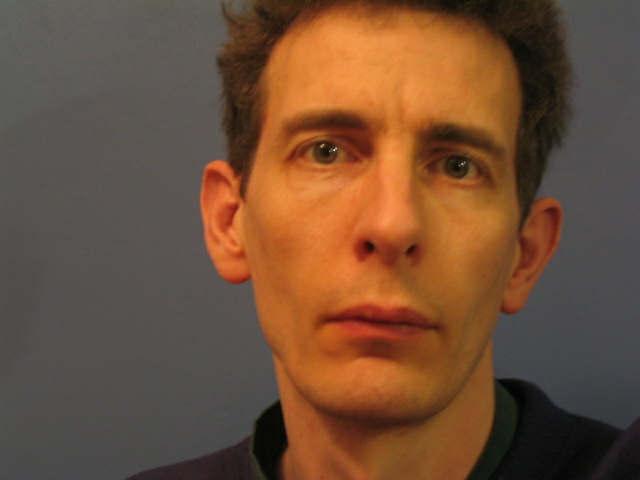
#> input picture example/107_0764.bmp, 640 x 480 px
$ python example.py   (Python 2 division)
#> lines starting #> are read from the running program, lines starting #| are printed output that depends on the picture
import sys
sys.path.append('..')
import pwa
import cv2
import numpy as np
import matplotlib.delaunay as triang

def delaunay(vector):
    tri = triang.delaunay(vector[:, 0], vector[:, 1])[2]
    return tri

def loadMarkup(markupFile):
    with open(markupFile) as muf:
        strings = muf.read().split("\n")
        coords = [tuple(string.split(" ")[1:]) for string in strings if len(string) > 0]
        result = [(float(x), float(y)) for (x, y) in coords]
        return np.array(result)

if __name__ == "__main__":
    imgIn = cv2.imread("107_0764.bmp")
#> imgIn is the input picture: shape (480, 640, 3); mean B, G, R 57, 79.2, 111.2
    imgIn = cv2.cvtColor(imgIn, cv2.COLOR_BGR2GRAY)
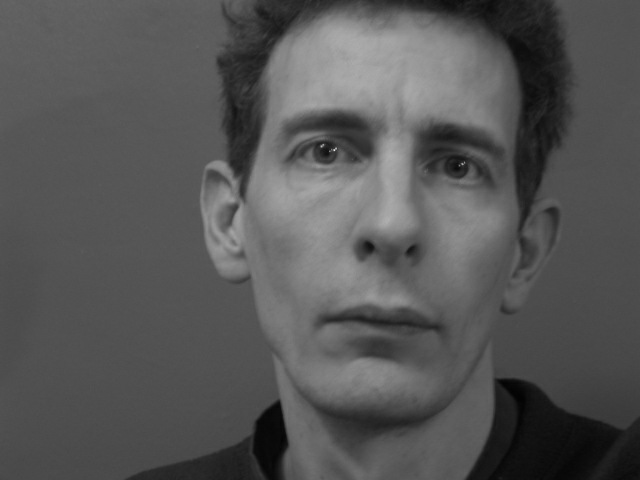
#> imgIn: shape (480, 640); min 2, max 231, mean 86.3
    srcVertices = loadMarkup("107_0764.bmp.mat.dat")
#> (the run stopped early here; a loop or call above may not have finished)
